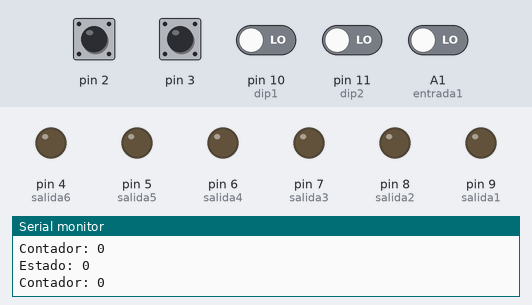
A sketch run on a simulated Arduino Uno, built with avr-gcc and run on an emulated ATmega328P. Parts: output pins drawn as LEDs (lit = HIGH), the last lines printed to the serial monitor. The inputs (shaded band) are chosen by the test bench; at power-on: A1 (entrada1), pin 2, pin 3, pin 10 (dip1), pin 11 (dip2) LOW.

Above: at 1.2 s.
1.3 s: pin 2 driven HIGH
4.3 s: pin 3 driven HIGH
7.3 s: pin 2 pulsed LOW 2 times (0.12 s each, 0.3 s apart)
10.9 s: A1 (entrada1) driven HIGH
At 11.8 s:
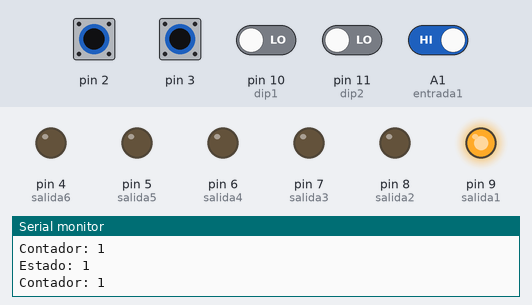
12.4 s: A1 (entrada1) driven LOW
At 12.9 s:
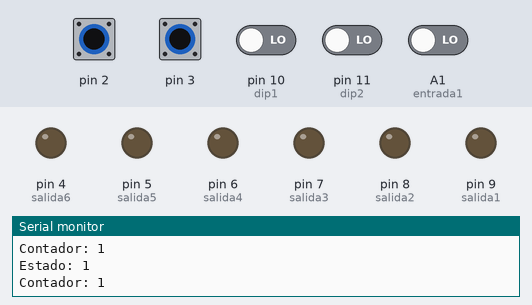
13.9 s: pin 3 pulsed LOW 2 times (0.12 s each, 0.3 s apart)
Timing chart, 0 to 16.9 s (numbered marks = the images above; inputs shaded):
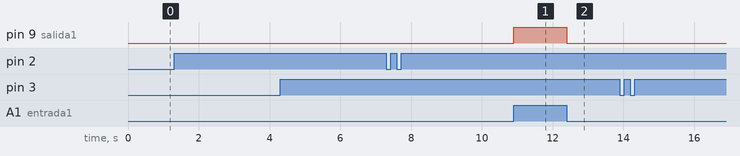

The sketch:

MxCx3_6.ino
```cpp
//Pines
int contadorBoton = 10;
int configBoton = A0;
int dip1 = 10;
int dip2 = 11;

int salida1 = 9;
int salida2 = 8;
int salida3 = 7;
int salida4 = 6;
int salida5 = 5;
int salida6 = 4;

int entrada1 = A1;
int entrada2 = A2;
int entrada3 = A3;

//Variables
volatile int contador = 0;
volatile int estadoConfig = 0;

int bandera1Control1 = -1;
int bandera2Control1 = -1;

int bandera1Control2 = -1;
int bandera2Control2 = -1;

int bandera1Control3 = -1;
int bandera2Control3 = -1;

int bandera1Control4 = -1;
int bandera2Control4 = -1;

int bandera1Control5 = -1;
int bandera2Control5 = -1;

int bandera1Control6 = -1;
int bandera2Control6 = -1;

void setup() {
  Serial.begin(9600);

  pinMode(salida1, OUTPUT);
  pinMode(salida2, OUTPUT);
  pinMode(salida3, OUTPUT);
  pinMode(salida4, OUTPUT);
  pinMode(salida5, OUTPUT);
  pinMode(salida6, OUTPUT);

  attachInterrupt(digitalPinToInterrupt(2), cambiarEstadoConfig, RISING);
  attachInterrupt(digitalPinToInterrupt(3), contadorIncremento, RISING);

  pinMode(entrada1, INPUT);
  pinMode(entrada2, INPUT);
  pinMode(entrada3, INPUT);
  pinMode(dip1, INPUT);
  pinMode(dip2, INPUT);
}

void loop() {
  Serial.print("Contador: ");
  Serial.println(contador);
  Serial.print("Estado: " );
  Serial.println(estadoConfig);

  habilitarSalidaConEntrada(bandera1Control1, bandera2Control1, salida1);
  habilitarSalidaConEntrada(bandera1Control2, bandera2Control2, salida2);
  habilitarSalidaConEntrada(bandera1Control3, bandera2Control3, salida3);
  habilitarSalidaConEntrada(bandera1Control4, bandera2Control4, salida4);
  habilitarSalidaConEntrada(bandera1Control5, bandera2Control5, salida5);
  habilitarSalidaConEntrada(bandera1Control6, bandera2Control6, salida6);
}

int configurarSalida(int &bandera1, int &bandera2){
  bandera1 = digitalRead(dip1);
  bandera2 = digitalRead(dip2);
}

void contadorIncremento(){
  delayMicroMili();
  contador++;
  if(contador >= 7){
    contador = 1;
  }
}

void habilitarSalidaConEntrada(int bandera1, int bandera2, int salida){
  if(bandera1 == 0 && bandera2 == 0){
    for(int i = 0; i <= 255; i++){
      digitalWrite(salida, digitalRead(entrada1));
    }
  }else if(bandera1 == 0 && bandera2 == 1){
    for(int i = 0; i <= 255; i++){
      digitalWrite(salida, digitalRead(entrada2));
    }
  }else if(bandera1 == 1 && bandera2 == 0){
    for(int i = 0; i <= 255; i++){
      digitalWrite(salida, digitalRead(entrada3));
    }
  }else{
    digitalWrite(salida, LOW);
  }
}

void cambiarEstadoConfig(){
  delayMicroMili();
  if(estadoConfig == 0){
    estadoConfig = 1;
  }else{
    estadoConfig = 0;
  }

  if(estadoConfig == 1){
    switch(contador){
      case 1:
        Serial.println("Configurando 1");
        configurarSalida(bandera1Control1, bandera2Control1);
      break;
      case 2:
        Serial.println("Configurando 2");
        configurarSalida(bandera1Control2, bandera2Control2);
      break;
      case 3:
        Serial.println("Configurando 3");
        configurarSalida(bandera1Control3, bandera2Control3);
      break;
      case 4:
        Serial.println("Configurando 4");
        configurarSalida(bandera1Control4, bandera2Control4);
      break;
      case 5:
        Serial.println("Configurando 5");
        configurarSalida(bandera1Control5, bandera2Control5);
      break;
      case 6:
        Serial.println("Configurando 6");
        configurarSalida(bandera1Control6, bandera2Control6);
      break;
    }
  }
}
void delayMicroMili(){
  for(int i = 0; i<3; i++){
    delayMicroseconds(16383);
  }
}
```

Measured:
- after the input at 10.9 s, pin 9 (salida1): LOW → HIGH at once
- after the input at 12.4 s, pin 9 (salida1): HIGH → LOW at once
